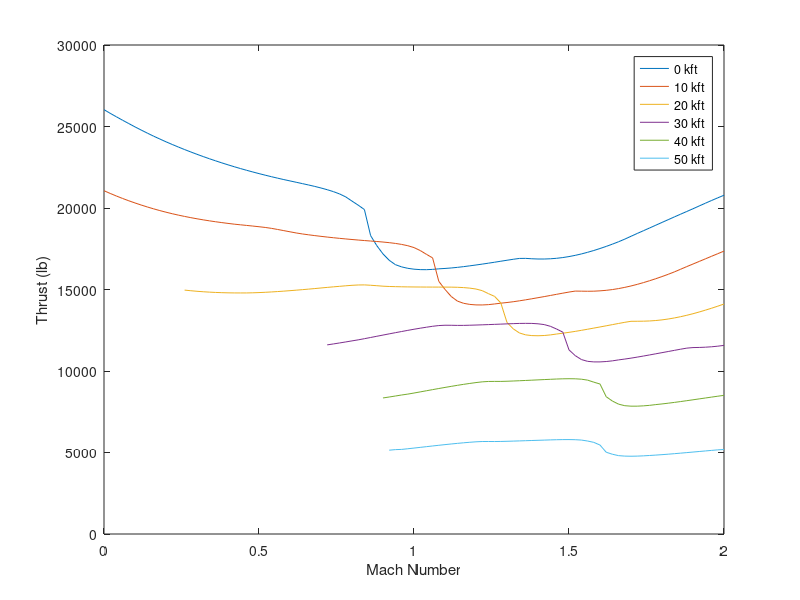
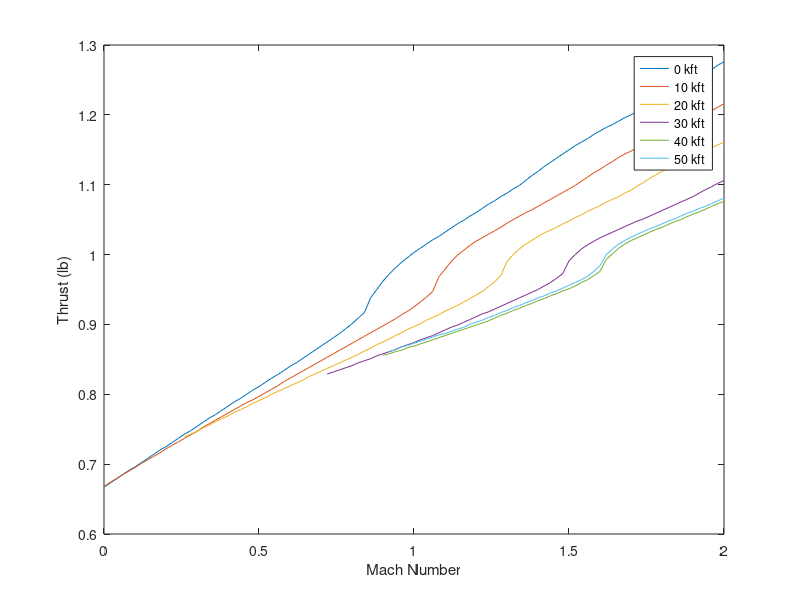

These figures' MATLAB source, in order:
% Military Power Engine Data

clear; close all;

% 0 kft
ALT_0 = [            0.000       0.000        0.000        0.000        0.000        0.000        0.000        0.000        0.000        0.000        0.000        0.000        0.000        0.000        0.000        0.000        0.000        0.000        0.000        0.000        0.000        0.000        0.000        0.000        0.000        0.000        0.000        0.000        0.000        0.000        0.000        0.000        0.000        0.000        0.000        0.000        0.000        0.000        0.000        0.000        0.000        0.000        0.000        0.000        0.000        0.000        0.000        0.000        0.000        0.000        0.000        0.000        0.000        0.000        0.000        0.000        0.000        0.000        0.000        0.000        0.000        0.000        0.000        0.000        0.000        0.000        0.000        0.000        0.000        0.000        0.000        0.000        0.000        0.000        0.000        0.000        0.000        0.000        0.000        0.000        0.000        0.000        0.000        0.000        0.000        0.000        0.000        0.000        0.000        0.000        0.000        0.000        0.000        0.000        0.000        0.000        0.000        0.000        0.000        0.000        0.000 ];
Mn_0 = [              0.0000      0.0200       0.0400       0.0600       0.0800       0.1000       0.1200       0.1400       0.1600       0.1800       0.2000       0.2200       0.2400       0.2600       0.2800       0.3000       0.3200       0.3400       0.3600       0.3800       0.4000       0.4200       0.4400       0.4600       0.4800       0.5000       0.5200       0.5400       0.5600       0.5800       0.6000       0.6200       0.6400       0.6600       0.6800       0.7000       0.7200       0.7400       0.7600       0.7800       0.8000       0.8200       0.8400       0.8600       0.8800       0.9000       0.9200       0.9400       0.9600       0.9800       1.0000       1.0200       1.0400       1.0600       1.0800       1.1000       1.1200       1.1400       1.1600       1.1800       1.2000       1.2200       1.2400       1.2600       1.2800       1.3000       1.3200       1.3400       1.3600       1.3800       1.4000       1.4200       1.4400       1.4600       1.4800       1.5000       1.5200       1.5400       1.5600       1.5800       1.6000       1.6200       1.6400       1.6600       1.6800       1.7000       1.7200       1.7400       1.7600       1.7800       1.8000       1.8200       1.8400       1.8600       1.8800       1.9000       1.9200       1.9400       1.9600       1.9800       2.0000 ];
TSFC_0 = [            0.667       0.673        0.679        0.685        0.691        0.696        0.702        0.708        0.714        0.720        0.725        0.731        0.737        0.743        0.748        0.754        0.760        0.766        0.771        0.777        0.783        0.789        0.794        0.800        0.806        0.811        0.817        0.823        0.828        0.834        0.840        0.845        0.851        0.857        0.863        0.869        0.875        0.881        0.887        0.894        0.901        0.909        0.917        0.938        0.950        0.962        0.972        0.981        0.989        0.996        1.003        1.009        1.015        1.021        1.026        1.032        1.038        1.044        1.049        1.055        1.060        1.066        1.072        1.077        1.083        1.088        1.094        1.099        1.106        1.113        1.119        1.126        1.132        1.138        1.144        1.150        1.156        1.161        1.166        1.172        1.177        1.182        1.186        1.191        1.196        1.200        1.205        1.209        1.214        1.219        1.224        1.229        1.234        1.239        1.244        1.249        1.254        1.260        1.265        1.271        1.276 ];
Fn_0 = [         26033.607   25808.745    25595.696    25384.196    25179.444    24976.554    24781.970    24592.186    24407.495    24233.036    24061.576    23898.187    23739.712    23585.739    23437.912    23294.152    23156.205    23022.103    22893.638    22768.671    22649.205    22533.037    22421.535    22314.037    22210.354    22110.386    22013.970    21920.905    21831.002    21744.157    21661.777    21579.103    21496.031    21411.837    21324.036    21227.709    21123.055    21004.595    20862.252    20678.976    20423.434    20174.260    19905.617    18307.090    17690.263    17183.169    16792.297    16523.771    16387.838    16299.780    16246.577    16219.934    16215.933    16234.492    16267.769    16291.953    16320.904    16358.770    16402.772    16452.373    16503.881    16558.162    16614.758    16673.703    16735.021    16795.196    16854.056    16906.373    16909.964    16886.055    16871.026    16870.517    16885.089    16914.591    16959.937    17020.479    17094.687    17181.883    17282.240    17392.795    17514.799    17644.267    17782.747    17930.677    18090.845    18265.119    18437.306    18605.490    18774.760    18944.822    19115.130    19284.098    19453.895    19621.020    19787.332    19954.087    20125.002    20294.823    20461.837    20624.928    20783.233 ];

% 10 kft
ALT_10 = [         10000.000   10000.000    10000.000    10000.000    10000.000    10000.000    10000.000    10000.000    10000.000    10000.000    10000.000    10000.000    10000.000    10000.000    10000.000    10000.000    10000.000    10000.000    10000.000    10000.000    10000.000    10000.000    10000.000    10000.000    10000.000    10000.000    10000.000    10000.000    10000.000    10000.000    10000.000    10000.000    10000.000    10000.000    10000.000    10000.000    10000.000    10000.000    10000.000    10000.000    10000.000    10000.000    10000.000    10000.000    10000.000    10000.000    10000.000    10000.000    10000.000    10000.000    10000.000    10000.000    10000.000    10000.000    10000.000    10000.000    10000.000    10000.000    10000.000    10000.000    10000.000    10000.000    10000.000    10000.000    10000.000    10000.000    10000.000    10000.000    10000.000    10000.000    10000.000    10000.000    10000.000    10000.000    10000.000    10000.000    10000.000    10000.000    10000.000    10000.000    10000.000    10000.000    10000.000    10000.000    10000.000    10000.000    10000.000    10000.000    10000.000    10000.000    10000.000    10000.000    10000.000    10000.000    10000.000    10000.000    10000.000    10000.000    10000.000    10000.000    10000.000]; 
Mn_10 = [               0.0000      0.0200       0.0400       0.0600       0.0800       0.1000       0.1200       0.1400       0.1600       0.1800       0.2000       0.2200       0.2400       0.2600       0.2800       0.3000       0.3200       0.3400       0.3600       0.3800       0.4000       0.4200       0.4400       0.4600       0.4800       0.5000       0.5200       0.5400       0.5600       0.5800       0.6000       0.6200       0.6400       0.6600       0.6800       0.7000       0.7200       0.7400       0.7600       0.7800       0.8000       0.8200       0.8400       0.8600       0.8800       0.9000       0.9200       0.9400       0.9600       0.9800       1.0000       1.0200       1.0400       1.0600       1.0800       1.1000       1.1200       1.1400       1.1600       1.1800       1.2000       1.2200       1.2400       1.2600       1.2800       1.3000       1.3200       1.3400       1.3600       1.3800       1.4000       1.4200       1.4400       1.4600       1.4800       1.5000       1.5200       1.5400       1.5600       1.5800       1.6000       1.6200       1.6400       1.6600       1.6800       1.7000       1.7200       1.7400       1.7600       1.7800       1.8000       1.8200       1.8400       1.8600       1.8800       1.9000       1.9200       1.9400       1.9600       1.9800       2.0000]; 
TSFC_10 = [              0.668       0.674        0.679        0.685        0.690        0.695        0.701        0.706        0.711        0.716        0.722        0.727        0.732        0.737        0.742        0.747        0.753        0.758        0.763        0.768        0.773        0.778        0.783        0.788        0.792        0.797        0.802        0.807        0.812        0.818        0.823        0.828        0.833        0.838        0.843        0.848        0.853        0.858        0.863        0.868        0.873        0.878        0.883        0.888        0.893        0.898        0.903        0.908        0.914        0.919        0.925        0.932        0.939        0.947        0.968        0.979        0.990        0.999        1.006        1.013        1.019        1.024        1.029        1.034        1.039        1.045        1.050        1.055        1.060        1.064        1.069        1.074        1.079        1.084        1.089        1.094        1.099        1.105        1.111        1.117        1.122        1.128        1.133        1.139        1.144        1.148        1.153        1.158        1.163        1.167        1.172        1.176        1.180        1.185        1.189        1.193        1.197        1.202        1.206        1.211        1.216 ];
Fn_10 = [          21059.851   20893.640    20735.246    20585.162    20442.901    20309.378    20182.175    20062.081    19948.927    19842.452    19743.150    19649.629    19563.145    19483.030    19408.351    19338.472    19273.362    19213.042    19156.795    19104.535    19055.429    19008.932    18969.886    18931.352    18892.314    18851.380    18807.495    18751.864    18683.397    18612.275    18540.171    18468.937    18407.887    18355.752    18306.697    18260.716    18217.356    18176.594    18138.154    18101.736    18067.536    18034.794    18003.506    17974.239    17945.005    17912.237    17874.046    17827.188    17766.721    17686.758    17572.039    17391.227    17159.473    16939.612    15499.494    15005.711    14572.835    14289.503    14153.070    14085.419    14054.872    14052.275    14071.866    14112.951    14161.397    14201.749    14249.610    14305.690    14366.401    14430.864    14497.597    14564.578    14634.454    14705.043    14775.340    14843.392    14903.141    14898.141    14892.820    14897.259    14918.016    14949.872    14996.277    15057.462    15131.467    15217.027    15314.186    15422.398    15538.768    15662.169    15794.014    15932.192    16080.719    16242.847    16406.394    16563.256    16721.817    16880.870    17039.985    17197.939    17355.964 ];

% 20 kft
ALT_20 = [       20000.000   20000.000    20000.000    20000.000    20000.000    20000.000    20000.000    20000.000    20000.000    20000.000    20000.000    20000.000    20000.000    20000.000    20000.000    20000.000    20000.000    20000.000    20000.000    20000.000    20000.000    20000.000    20000.000    20000.000    20000.000    20000.000    20000.000    20000.000    20000.000    20000.000    20000.000    20000.000    20000.000    20000.000    20000.000    20000.000    20000.000    20000.000    20000.000    20000.000    20000.000    20000.000    20000.000    20000.000    20000.000    20000.000    20000.000    20000.000    20000.000    20000.000    20000.000    20000.000    20000.000    20000.000    20000.000    20000.000    20000.000    20000.000    20000.000    20000.000    20000.000    20000.000    20000.000    20000.000    20000.000    20000.000    20000.000    20000.000    20000.000    20000.000    20000.000    20000.000    20000.000    20000.000    20000.000    20000.000    20000.000    20000.000    20000.000    20000.000    20000.000    20000.000    20000.000    20000.000    20000.000    20000.000    20000.000    20000.000]; 
Mn_20 = [                0.2600      0.2800       0.3000       0.3200       0.3400       0.3600       0.3800       0.4000       0.4200       0.4400       0.4600       0.4800       0.5000       0.5200       0.5400       0.5600       0.5800       0.6000       0.6200       0.6400       0.6600       0.6800       0.7000       0.7200       0.7400       0.7600       0.7800       0.8000       0.8200       0.8400       0.8600       0.8800       0.9000       0.9200       0.9400       0.9600       0.9800       1.0000       1.0200       1.0400       1.0600       1.0800       1.1000       1.1200       1.1400       1.1600       1.1800       1.2000       1.2200       1.2400       1.2600       1.2800       1.3000       1.3200       1.3400       1.3600       1.3800       1.4000       1.4200       1.4400       1.4600       1.4800       1.5000       1.5200       1.5400       1.5600       1.5800       1.6000       1.6200       1.6400       1.6600       1.6800       1.7000       1.7200       1.7400       1.7600       1.7800       1.8000       1.8200       1.8400       1.8600       1.8800       1.9000       1.9200       1.9400       1.9600       1.9800       2.0000]; 
TSFC_20 = [             0.739       0.743        0.747        0.752        0.756        0.761        0.765        0.769        0.774        0.778        0.782        0.787        0.791        0.795        0.800        0.804        0.808        0.812        0.816        0.820        0.825        0.829        0.833        0.837        0.841        0.845        0.849        0.853        0.857        0.862        0.866        0.871        0.875        0.879        0.884        0.888        0.893        0.897        0.901        0.906        0.910        0.914        0.919        0.923        0.927        0.932        0.937        0.942        0.947        0.954        0.961        0.970        0.990        1.000        1.008        1.015        1.020        1.026        1.031        1.035        1.039        1.044        1.048        1.053        1.057        1.062        1.066        1.070        1.075        1.079        1.083        1.088        1.092        1.098        1.103        1.109        1.114        1.119        1.123        1.128        1.132        1.137        1.141        1.145        1.149        1.153        1.157        1.161 ];
Fn_20 = [         14963.724   14924.735    14890.906    14862.320    14838.864    14819.959    14805.598    14795.677    14790.097    14788.707    14789.251    14797.669    14811.215    14828.737    14849.982    14873.976    14899.918    14928.940    14959.127    14990.876    15023.604    15057.953    15093.785    15129.436    15163.261    15195.172    15228.208    15257.378    15277.548    15282.292    15260.861    15233.121    15203.462    15185.704    15174.895    15166.120    15159.936    15155.607    15152.689    15150.258    15148.893    15148.115    15147.823    15145.254    15136.575    15117.224    15084.213    15029.267    14929.649    14747.399    14576.820    14177.190    12977.201    12589.612    12334.420    12217.809    12172.653    12162.692    12177.725    12214.520    12268.998    12318.812    12372.028    12430.774    12495.572    12562.952    12632.371    12701.918    12773.319    12845.396    12917.193    12987.207    13049.986    13052.098    13056.875    13070.361    13097.155    13136.797    13189.598    13255.333    13331.602    13418.739    13514.849    13620.210    13733.867    13852.652    13978.109    14109.870 ];

% 30 kft 
ALT_30 = [  30000.00   30000.000    30000.000    30000.000    30000.000    30000.000    30000.000    30000.000    30000.000    30000.000    30000.000    30000.000    30000.000    30000.000    30000.000    30000.000    30000.000    30000.000    30000.000    30000.000    30000.000    30000.000    30000.000    30000.000    30000.000    30000.000    30000.000    30000.000    30000.000    30000.000    30000.000    30000.000    30000.000    30000.000    30000.000    30000.000    30000.000    30000.000    30000.000    30000.000    30000.000    30000.000    30000.000    30000.000    30000.000    30000.000    30000.000    30000.000    30000.000    30000.000    30000.000    30000.000    30000.000    30000.000    30000.000    30000.000    30000.000    30000.000    30000.000    30000.000    30000.000    30000.000    30000.000    30000.000    30000.000]; 
Mn_30 = [        0.7200      0.7400       0.7600       0.7800       0.8000       0.8200       0.8400       0.8600       0.8800       0.9000       0.9200       0.9400       0.9600       0.9800       1.0000       1.0200       1.0400       1.0600       1.0800       1.1000       1.1200       1.1400       1.1600       1.1800       1.2000       1.2200       1.2400       1.2600       1.2800       1.3000       1.3200       1.3400       1.3600       1.3800       1.4000       1.4200       1.4400       1.4600       1.4800       1.5000       1.5200       1.5400       1.5600       1.5800       1.6000       1.6200       1.6400       1.6600       1.6800       1.7000       1.7200       1.7400       1.7600       1.7800       1.8000       1.8200       1.8400       1.8600       1.8800       1.9000       1.9200       1.9400       1.9600       1.9800       2.0000]; 
TSFC_30 = [        0.829       0.832        0.835        0.838        0.841        0.845        0.848        0.851        0.855        0.858        0.861        0.864        0.868        0.871        0.874        0.878        0.881        0.884        0.888        0.892        0.896        0.899        0.903        0.907        0.911        0.915        0.918        0.922        0.926        0.930        0.934        0.938        0.942        0.946        0.950        0.955        0.960        0.966        0.973        0.991        1.000        1.008        1.014        1.019        1.024        1.028        1.032        1.036        1.040        1.044        1.048        1.051        1.055        1.059        1.063        1.067        1.071        1.075        1.079        1.083        1.088        1.093        1.097        1.102        1.106 ];
Fn_30 = [       11603.179   11660.618    11721.164    11783.755    11848.296    11911.027    11982.654    12056.250    12130.691    12204.804    12278.798    12351.745    12422.340    12493.502    12562.040    12626.018    12686.215    12743.668    12788.215    12807.613    12805.235    12797.766    12798.972    12808.760    12820.325    12833.294    12847.162    12861.788    12876.748    12891.709    12906.448    12918.901    12923.125    12920.057    12896.084    12848.015    12741.901    12574.726    12384.464    11295.153    10945.023    10702.900    10592.592    10558.404    10558.335    10581.524    10623.091    10681.788    10733.212    10789.546    10851.885    10917.800    10985.917    11055.970    11125.859    11196.000    11267.093    11337.436    11403.697    11437.493    11445.236    11460.736    11486.207    11523.284    11571.861 ];

% 40 kft
ALT_40 = [       40000.000   40000.000    40000.000    40000.000    40000.000    40000.000    40000.000    40000.000    40000.000    40000.000    40000.000    40000.000    40000.000    40000.000    40000.000    40000.000    40000.000    40000.000    40000.000    40000.000    40000.000    40000.000    40000.000    40000.000    40000.000    40000.000    40000.000    40000.000    40000.000    40000.000    40000.000    40000.000    40000.000    40000.000    40000.000    40000.000    40000.000    40000.000    40000.000    40000.000    40000.000    40000.000    40000.000    40000.000    40000.000    40000.000    40000.000    40000.000    40000.000    40000.000    40000.000    40000.000    40000.000    40000.000    40000.000    40000.000];
Mn_40 = [             0.9000      0.9200       0.9400       0.9600       0.9800       1.0000       1.0200       1.0400       1.0600       1.0800       1.1000       1.1200       1.1400       1.1600       1.1800       1.2000       1.2200       1.2400       1.2600       1.2800       1.3000       1.3200       1.3400       1.3600       1.3800       1.4000       1.4200       1.4400       1.4600       1.4800       1.5000       1.5200       1.5400       1.5600       1.5800       1.6000       1.6200       1.6400       1.6600       1.6800       1.7000       1.7200       1.7400       1.7600       1.7800       1.8000       1.8200       1.8400       1.8600       1.8800       1.9000       1.9200       1.9400       1.9600       1.9800       2.0000 ];
TSFC_40 = [              0.856       0.858        0.861        0.863        0.867        0.869        0.872        0.875        0.878        0.881        0.884        0.887        0.890        0.893        0.896        0.899        0.902        0.905        0.909        0.913        0.916        0.920        0.923        0.927        0.930        0.934        0.937        0.941        0.944        0.948        0.951        0.955        0.960        0.964        0.970        0.976        0.993        1.001        1.009        1.015        1.020        1.024        1.028        1.032        1.036        1.039        1.043        1.047        1.050        1.054        1.058        1.061        1.065        1.069        1.073        1.076 ];
Fn_40 = [         8346.439    8405.003     8465.798     8528.300     8583.048     8649.016     8718.156     8788.040     8857.421     8925.772     8992.690     9057.552     9121.409     9181.712     9237.113     9290.203     9334.765     9358.559     9362.241     9361.739     9371.695     9386.571     9402.856     9420.081     9437.810     9455.905     9473.959     9491.072     9508.147     9520.897     9526.701     9521.791     9497.705     9440.563     9315.483     9202.274     8422.299     8157.131     7965.789     7871.699     7842.651     7843.051     7862.025     7893.519     7939.238     7979.685     8024.848     8073.898     8125.501     8179.305     8233.785     8289.174     8344.065     8399.410     8453.956     8506.550 ];

% 50 kft
ALT_50 = [      50000.000   50000.000    50000.000    50000.000    50000.000    50000.000    50000.000    50000.000    50000.000    50000.000    50000.000    50000.000    50000.000    50000.000    50000.000    50000.000    50000.000    50000.000    50000.000    50000.000    50000.000    50000.000    50000.000    50000.000    50000.000    50000.000    50000.000    50000.000    50000.000    50000.000    50000.000    50000.000    50000.000    50000.000    50000.000    50000.000    50000.000    50000.000    50000.000    50000.000    50000.000    50000.000    50000.000    50000.000    50000.000    50000.000    50000.000    50000.000    50000.000    50000.000    50000.000    50000.000    50000.000    50000.000    50000.000 ];
Mn_50 = [            0.9200      0.9400       0.9600       0.9800       1.0000       1.0200       1.0400       1.0600       1.0800       1.1000       1.1200       1.1400       1.1600       1.1800       1.2000       1.2200       1.2400       1.2600       1.2800       1.3000       1.3200       1.3400       1.3600       1.3800       1.4000       1.4200       1.4400       1.4600       1.4800       1.5000       1.5200       1.5400       1.5600       1.5800       1.6000       1.6200       1.6400       1.6600       1.6800       1.7000       1.7200       1.7400       1.7600       1.7800       1.8000       1.8200       1.8400       1.8600       1.8800       1.9000       1.9200       1.9400       1.9600       1.9800       2.0000 ];
TSFC_50 = [             0.861       0.864        0.868        0.870        0.873        0.876        0.879        0.882        0.885        0.887        0.890        0.893        0.896        0.900        0.903        0.906        0.910        0.913        0.917        0.920        0.924        0.927        0.931        0.934        0.938        0.941        0.945        0.948        0.952        0.956        0.960        0.964        0.969        0.976        0.984        1.000        1.008        1.015        1.020        1.025        1.029        1.033        1.037        1.040        1.044        1.048        1.051        1.055        1.059        1.062        1.066        1.069        1.073        1.077        1.081 ];
Fn_50 = [         5142.276    5176.822     5189.924     5230.039     5272.207     5314.848     5358.183     5400.934     5442.924     5483.795     5523.126     5560.377     5595.849     5627.769     5656.442     5674.092     5675.274     5673.422     5678.406     5688.414     5699.500     5711.428     5723.907     5736.573     5748.731     5760.700     5773.661     5783.993     5791.094     5792.684     5785.411     5763.146     5704.179     5622.288     5456.998     5016.780     4892.858     4807.656     4778.850     4771.821     4778.607     4794.732     4817.566     4841.422     4867.955     4896.793     4928.084     4960.345     4993.820     5027.791     5061.761     5095.344     5129.285     5162.499     5184.966 ];



% plot max power thrust vs. Mach number
figure;
plot(Mn_0, Fn_0)
hold on
plot(Mn_10, Fn_10)
plot(Mn_20, Fn_20)
plot(Mn_30, Fn_30)
plot(Mn_40, Fn_40)
plot(Mn_50, Fn_50)
xlabel("Mach Number")
ylabel("Thrust (lb)")
legend("0 kft","10 kft", "20 kft", "30 kft", "40 kft", "50 kft")

% plot TSFC vs. Mach number
figure;
plot(Mn_0, TSFC_0)
hold on
plot(Mn_10, TSFC_10)
plot(Mn_20, TSFC_20)
plot(Mn_30, TSFC_30)
plot(Mn_40, TSFC_40)
plot(Mn_50, TSFC_50)
xlabel("Mach Number")
ylabel("Thrust (lb)")
legend("0 kft","10 kft", "20 kft", "30 kft", "40 kft", "50 kft")
